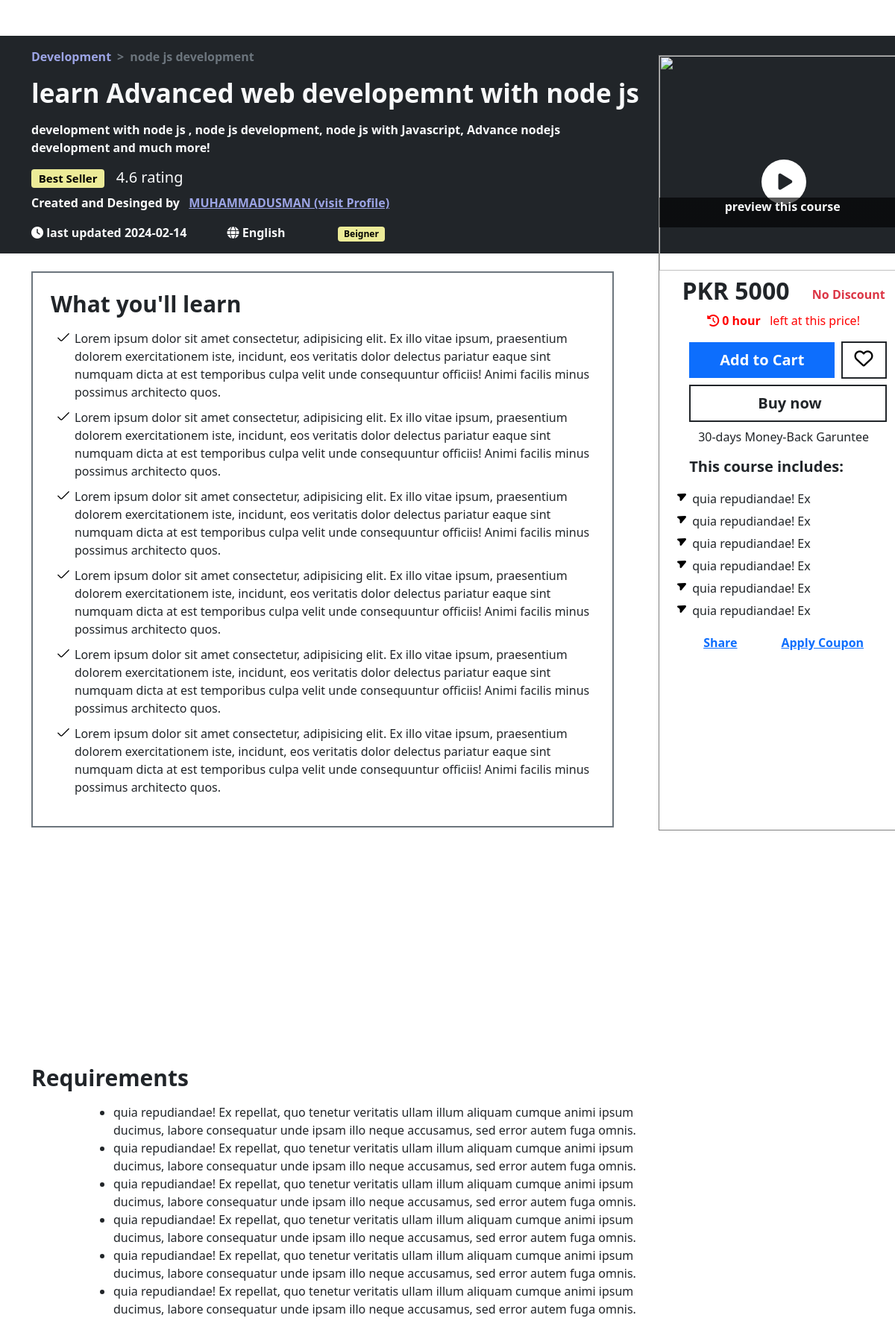
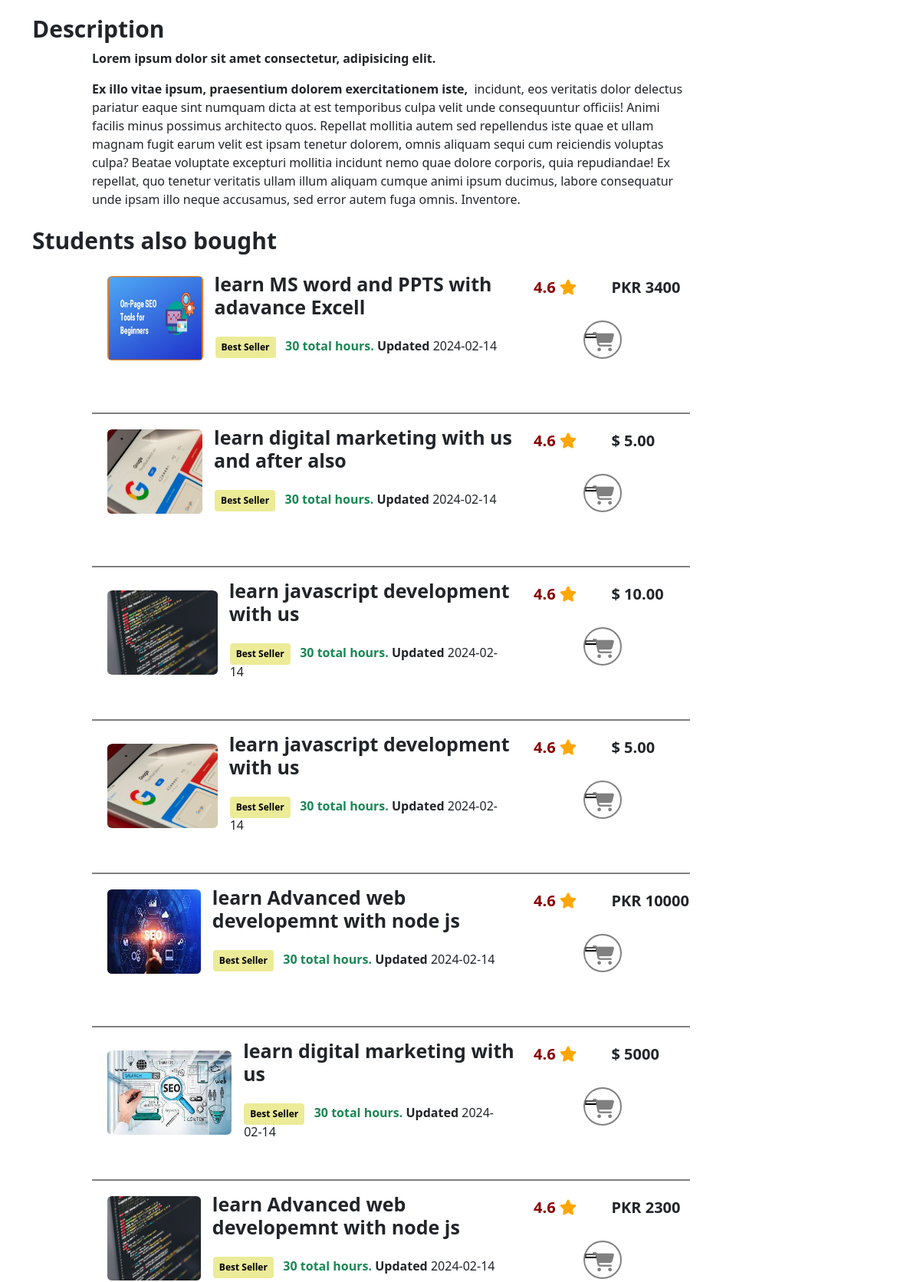
/student/section/index.php?course_id=10 (upper part), run on the app's committed database (2 pictures, top to bottom).
### tables this page shows
CREATE TABLE `cources_categories` (
  `category_id` int(11) NOT NULL,
  `category_name` varchar(50) NOT NULL
);

CREATE TABLE `cource` (
  `courses_id` int(11) NOT NULL,
  `course_title` varchar(255) NOT NULL,
  `course_subtitle` varchar(225) NOT NULL,
  `select_language` varchar(100) NOT NULL,
  `selecting_level` varchar(100) NOT NULL,
  `select_category` int(11) NOT NULL,
  `primary_taught` varchar(225) NOT NULL,
  `course_img` varchar(225) NOT NULL,
  `course_video` varchar(225) NOT NULL,
  `instructor_name` varchar(50) NOT NULL,
  `course_description` longtext NOT NULL,
  `instructor_id` int(11) NOT NULL,
  `course_type` varchar(50) NOT NULL
);

CREATE TABLE `course_requirments` (
  `requirments_id` int(11) NOT NULL,
  `course_requirments` longtext NOT NULL,
  `short_description` longtext NOT NULL,
  `course_outcome` longtext NOT NULL,
  `course_includes` longtext NOT NULL,
  `course_specifications` longtext NOT NULL,
  `courses_id` int(11) NOT NULL,
  `last_updated` date DEFAULT curdate()
);

CREATE TABLE `course_prices` (
  `prices_id` int(225) NOT NULL,
  `courses_id` int(11) NOT NULL,
  `requirments_id` int(11) NOT NULL,
  `section_id` int(11) NOT NULL,
  `course_price` varchar(100) NOT NULL,
  `currency` varchar(20) NOT NULL
);

### back.php (called while the page is built, shortened)
<?php
class backend{
    private $server = "localhost";
    private $username = "root";
    private $psw = "";
    private $database = "project";
    private $mysql;
    private $conn = false;
    public function __construct(){
        if(!$this->conn){
            $this->mysql = new mysqli($this->server, $this->username,$this->psw,$this->database);
            $this->conn = true;
        }
        else{
           return true;
        }
    }
      function fetching($table, $rows="*", $join = null, $where = null){
        $select = "SELECT $rows FROM $table";
        if(!is_null($where)){
            $select .= " WHERE $where";
        }
        $RunSelect = $this->mysql->query($select);
        if($RunSelect){
            $FetchData = $RunSelect->fetch_all(MYSQLI_ASSOC);
            if($FetchData){
                if($FetchData !== null){
                    return $FetchData;
                }
            }
        }else{
            echo "Error Occur in Query".$this->mysql->error;
            return array();
        }
      }
    }
?>

### student/section/index.php (the view, shortened to what this page needs)
<?php  include("../../back.php");  ?>
<!doctype html>
<html lang="en">
<head>
    <link href="https://cdn.jsdelivr.net/npm/bootstrap@5.0.2/dist/css/bootstrap.min.css" rel="stylesheet"
>
    <link rel="stylesheet" href="https://cdnjs.cloudflare.com/ajax/libs/font-awesome/6.5.1/css/all.min.css"
 />
    <link rel="stylesheet" href="../../assets/css/course-page.css">
</head>
<body>
<?php
$mian_id = $_GET['course_id'];
$cources = new backend();
$getdata = $cources->fetching('cource','*',null,"courses_id='$mian_id'");
foreach($getdata as $courseData){
    $courses_id = $courseData['courses_id'];
?>
    <div class="container-fluid bg-dark mt-5 content-height">
        <div class="container fw-bold">
            <nav aria-label="breadcrumb" style="--bs-breadcrumb-divider: '>';">
                <ol class="breadcrumb pt-3">
                   <li class="breadcrumb-item"><a href="#" class="text-decoration-none breadcrumb-color">
                    <?php
                    $category_id = $courseData['select_category'];
                    $getdata = $cources->fetching('cources_categories','*',null,"category_id='$category_id'");
                    foreach($getdata as $mainCategory){
                        $category = $mainCategory['category_name'];
                        echo $category; } ?>
                   </a></li>
                    <li class="breadcrumb-item active" aria-current="page"
                        class="text-decoration-none breadcrumb-color"><?= $courseData['primary_taught'] ?></li>
                </ol>
            </nav>
            <h1 class="content-heading fw-bold text-light">
                <?= $courseData['course_title'] ?>
            </h1>
            <p class="content-para text-light pt-2">
                <?= $courseData['course_subtitle'] ?>
            </p>
            <div class="mt-3">
                <h5 class="text-light"><span class="badge badge-color">Best Seller</span> &nbsp; 4.6 rating </h5>
                <p class="content-description">
                    Created and Desinged by &nbsp; <a href="" style="color: rgb(156, 164, 229);">
                        <?= $courseData['instructor_name'] ?> (visit Profile)
                    </a>
                </p>
            </div>
            <div class="text-light">
                <p class="pb-3">
                    <i class="fa-solid fa-clock" style="color: #ffffff;"></i>
                    last updated
                     <?php
                  $getTime = $cources->fetching('course_requirments','*',null,"courses_id = '$mian_id'");
                  foreach($getTime as $timeData){
                    echo $timeData['last_updated'];
                  }
                ?>
                    <i class="fa-solid fa-globe" style="color: #ffffff;"></i>
                    <?= $courseData['select_language'] ?>
                    <span class="badge badge-color  badge-color-special">
                    <?= $courseData['selecting_level'] ?>
                    </span>
                </p>
            </div>
        </div>
    </div>
    <div class="container mt-4 mb-0 description-section ">
        <div class="border border-2 p-4 border-secondary description-section-left">
            <h1 class="mb-3 fw-bold">What you'll learn</h1>
            <div class="d-flex justify-content-center inner-description">
                <div class="inner-description-first">
                    <ol class="list_style">
                            <?php
                                  $getLearners = $cources->fetching('course_requirments','*',null,"courses_id='$mian_id'");
                                  foreach($getLearners as $LearnersData){
                                    echo $LearnersData['course_outcome'];
                                  }
                            ?>
                    </ol>
                </div>
            </div>
        </div>
        <div class="position-relative description-section-right d-sm-none d-md-block d-none">
            <div class="background-color fw-bold text-light text-center">preview this course</div>
            <div class="play-button" data-bs-toggle="modal" data-bs-target="#exampleModal">
                <i class="fas fa-play button-icon"></i>
            </div>
            <div class="bg-color-course position-relative">
            <?php
                $course_price = $cources->fetching('course_prices','*',null,"courses_id =  $courses_id");
                foreach($course_price as $main_price){
                  $price = $main_price['course_price'];
                  $currency = $main_price['currency'];
                  $overPrice = $currency . '&nbsp;' . $price;
                  $ToShow = $currency . '&nbsp;';
                  $ToShowMessage = '<p style="font-size:13px; color:green;">Discounted <span class="text-danger text-decoration-underline">Original('.$overPrice.')</span></p>';
                }
                ?>
<?php
$courses_id = $_GET['course_id'];
$checkDiscount = $cources->fetching("coupons","*",null,"courses_id = $courses_id");
if(!empty($checkDiscount)){
    foreach($checkDiscount as $AvailableDiscount){
        $discountPercent = $AvailableDiscount['coupon_percent'];
        $coupon_expiry_string = $AvailableDiscount['coupon_expiry'];
        $courses_id = $AvailableDiscount['courses_id'];
    $CoursePrice = $cources->fetching("course_prices","*",null,"courses_id = $courses_id");
    if(!empty($CoursePrice)){
        foreach($CoursePrice as $CourseDiscountedPrice){
            $Course_price = $CourseDiscountedPrice['course_price'];
        }
    }else{
        echo "Price not found";
    }
}
    $discount_percentage = $discountPercent / 100;
    $discount_amount = $discount_percentage * $Course_price;
    $final_price = $Course_price - $discount_amount;
    $localTimeZone = new DateTimeZone('Asia/Karachi');
    $currentDate = new DateTime('now', $localTimeZone);
    $coupon_expiry = new DateTime($coupon_expiry_string, $localTimeZone);
    $interval = $currentDate->diff($coupon_expiry);
    $totalHours = ($interval->days * 24) + $interval->h + ($interval->i / 60);
    if ($interval->invert) {
        $totalHours = 0;
    }
    $totalHoursFormatted = number_format($totalHours, 2);
?>
 <!-- <h2 class="fw-bold fs-2">
     $ToShow. $final_price;
</h2> -->
<span><?php
if($totalHoursFormatted == 0){
?>
<div class="text-dark mobile-responsiveness-price pt-2 d-flex justify-content-evenly align-items-center">
<h2 class='fw-bold fs-2'>
    <?= $overPrice ?>
</h2>
<span class='text-danger d-block fw-bold'>No Discount</span>
</div>
<?php
}else{
?>
<div class="text-dark mobile-responsiveness-price pt-2 d-flex justify-content-evenly align-items-center">
<h2 class="fw-bold">
   <?= $ToShow. $final_price .$ToShowMessage?>
</h2>
    <span><?=$discountPercent."% off"?></span>
</div>
    <?php
}
?></span>
<?php
}else{
?>
<div class="text-dark mobile-responsiveness-price pt-2 d-flex justify-content-evenly align-items-center">
                    <h2 class='fw-bold fs-2'>
                        <?= $overPrice ?>
                    </h2>
<span class='text-danger fw-bold'>No Discount</span>
</div>
<?php
}
?>
                <?php
                if(!empty($coupon_expiry)){
?>
 <p class="course_small_desc">
                    <span class="course_small_desc fw-bold"> <i class="fa-solid fa-clock-rotate-left me-1"
                            style="color: #ff0000;"></i><?=$totalHoursFormatted?> hour</span> &nbsp; left at this price!
 </p>
<?php
                }else{
?>
 <p class="course_small_desc">
                    <span class="course_small_desc fw-bold"> <i class="fa-solid fa-clock-rotate-left me-1"
                            style="color: #ff0000;"></i>0 hour</span> &nbsp; left at this price!
 </p>
<?php
                }
                ?>
                <div class="cart-section position-relative">
                <form action="cart_data.php" style="display:inline-block;" method='post' enctype='multipart/form-data'>
                    <input type="submit" name="cartCourse" class="btn btn-primary cart_btn btn-lg me-1" value="Add to Cart">
                </form>
                    <a href="" class="btn border border-2 favourite_btn border-dark btn-lg">
                        <i class="fa-regular fa-heart" style="color: #000000;font-size:25px;"></i>
                    </a>
                </div>
<?php
if(isset($_SESSION['id'])){
    $reg_id = $_SESSION['id'];
?>
    <a href="purchase.php?cources_id=<?= $courseData['courses_id'] ?>&Log_id=<?= $reg_id ?>" class="btn border border-2 border-dark mt-2 buy_btn btn-lg position-relaive">Buy now</a>
<?php
}else{
?>
    <a href="purchase.php?cources_id=<?= $courseData['courses_id'] ?>&Log_id=0" class="btn border border-2 border-dark mt-2 buy_btn btn-lg position-relaive">Buy now</a>
<?php
}
?>
                <p class="text-center mt-2">30-days Money-Back Garuntee</p>
                <div class="course_includes">
                    <h5 class="fw-bold mb-3">This course includes:</h5>
                    <div>
                    <?php
                    $getIncludes = $cources->fetching('course_requirments','*',null,"courses_id='$mian_id'");
                    if(!empty($getIncludes)){
                        foreach($getIncludes as $includesData){
                            $IncData = $includesData['course_includes'];
                    ?>
                        <ol class="includes-desc ps-1">
                        <?=  $IncData ?>
                        </ol>
                    <?php
                        }
                    }else{
                        echo null;
                    } ?>
                </div>
                </div>
                <div class="d-flex justify-content-evenly fw-bold">
                    <a href="">Share</a>
                    <a href="">Apply Coupon</a>
                </div>
            </div>
        </div>
    </div>
    <?php
        $getRequirements = $cources->fetching('course_requirments','*',null,"courses_id='$mian_id'");
        if(!empty($getRequirements)){
    ?>
<?php
            foreach($getRequirements as $RequirementsData){
                $reqs = $RequirementsData['course_requirments'];
                if(!empty($reqs)){
                    ?>
<h1 class="container fw-bold mt-4" style=" font-size: 30px;">Requirements</h1>
<div class="Requirements_section mt-3">
<ul>
    <?php
                        echo $reqs;
    ?>
</ul>
</div>
    <?php
                    }else{
                        echo null;
                    }
            }
        }else{
                echo null;
        }
    ?>
<?php
      $cour_desp = $courseData['course_description'];
      if(!empty($cour_desp)){
?>
    <h1 class="container fw-bold mt-4" style="font-size: 30px;">Description</h1>
    <div class="Requirements_section">
    <p>
    <?= $cour_desp ?>
<?php
    }else{
         echo null;
    }?>
 <h1 class="container fw-bold mt-4" style=" font-size: 30px;">Students also bought</h1>
<?php
$courcesExtra = new backend();
$getCources = $courcesExtra->fetching('cource','*',null,"courses_id !='$mian_id'");
foreach($getCources as $extraCourseData){
    $courses_id = $extraCourseData['courses_id'];
?>
<div class="cources_section">
    <div class="cources_section_left">
        <div class="section_right">
            <img src="../../instructor/new/<?= $extraCourseData['course_img'] ?>" alt="">
           </div>
        <div class="section_left">
            <h6 class="fw-bold text-dark section_left_head" style="width: 100%;">
                <?= $extraCourseData['course_title'] ?>
            </h6>
            <h6 class="ms-3 mt-4 section_left_responsiveness_heading"><span class="badge p-2 badge-color">Best Seller</span> &nbsp;
                <span class="text-success fw-bold">30 total hours.</span><span class="fw-bold">&nbsp;Updated</span>
                <?php
                  foreach($getTime as $timeData){
                  echo $timeData['last_updated'];  }  ?>
            </h6>
        </div>
    </div>
    <?php
     $course_price = $cources->fetching('course_prices','*',null,"courses_id  = $courses_id");
     foreach($course_price as $main_price){
         $price = $main_price['course_price'];
         $currency = $main_price['currency'];
         $therPrices = $currency . '&nbsp;' . $price; } ?>
    <div class="cources_section_right position-relative">
    <span class="section_right_span1"
            style="color:darkred;  margin-left: 30px;padding-top: 20px; font-size: 20px;  display: block; font-weight: bold;">4.6
            <i class="fa-solid fa-star" style="color: #ffa600;padding-right: 40px;"></i>
             <span class="text-dark section_right_span2">
                <?php
                if($price === 'Free'){
                  ?>
                  <span class="badge text-light bg-danger">free</span>
                  <?php
                }else{
                  echo $therPrices;
                }
                 ?>
            </span>
        </span>
        <div class="section_right_icon">
        <?php
          if($price === 'Free'){
            ?>
            <form action="enrolled_students.php" style="display:inline-block;" method='post' enctype='multipart/form-data'>
            <input type="hidden" name="courses_id" value="<?= $courseData['courses_id'] ?>">
            <button type="submit" class="btn-last" name="enroll_submit"><i class="fas fa-graduation-cap" style="color: grey;"></i></button>
            </form>
            <?php
          }else{
            ?>
            <form action="cart_data.php" style="display:inline-block;" method='post' enctype='multipart/form-data'>
            <button type="submit" class="btn-last" name="cartCourse"><i class="fa-solid fa-cart-shopping" style="color: grey;"></i></button>
            </form>
            <?php
          }
        ?>
        </div>
    </div>
    </div>
<?php } ?>
          <?php
         $cources = new backend();
?>
</body>
</html>
<?php
}
?>

### data on the page
cource: primary_taught "node js development", course_title "learn Advanced web developemnt with node js", course_subtitle "development with node js , node js development, node js with Javascript, Advance nodejs development and much more!", instructor_name "MUHAMMADUSMAN", select_language "English", selecting_level "Beigner", course_prices.currency+course_price "PKR 5000", course_description "Lorem ipsum dolor sit amet consectetur, adipisicing elit. Ex illo vitae ipsum, praesentium dolorem exercitationem iste, incidunt, eos veritatis dolor delectus pariatur eaque sint numquam dicta at est temporibus culpa velit unde consequuntur officiis! Animi facilis minus possimus architecto quos. Repellat mollitia autem sed repellendus iste quae et ullam magnam fugit earum velit est ipsam tenetur dolorem, omnis aliquam sequi cum reiciendis voluptas culpa? Beatae voluptate excepturi mollitia incidunt nemo quae dolore corporis, quia repudiandae! Ex repellat, quo tenetur veritatis ullam illum aliquam cumque animi ipsum ducimus, labore consequatur unde ipsam illo neque accusamus, sed error autem…"
cources_categories: category_name "Development"
course_requirments: last_updated "2024-02-14", course_outcome "Lorem ipsum dolor sit amet consectetur, adipisicing elit. Ex illo vitae ipsum, praesentium dolorem exercitationem iste, incidunt, eos veritatis dolor delectus pariatur eaque sint numquam dicta at est temporibus culpa velit unde consequuntur officiis! Animi facilis minus possimus architecto quos. Lorem ipsum dolor sit amet consectetur, adipisicing elit. Ex illo vitae ipsum, praesentium dolorem exercitationem iste, incidunt, eos veritatis dolor delectus pariatur eaque sint numquam dicta at est temporibus culpa velit unde consequuntur officiis! Animi facilis minus possimus architecto quos. Lorem ipsum dolor sit amet consectetur, adipisicing elit. Ex illo vitae ipsum, praesentium dolorem…", course_includes "quia repudiandae! Ex quia repudiandae! Ex quia repudiandae! Ex quia repudiandae! Ex quia repudiandae! Ex quia repudiandae! Ex", course_requirments "quia repudiandae! Ex repellat, quo tenetur veritatis ullam illum aliquam cumque animi ipsum ducimus, labore consequatur unde ipsam illo neque accusamus, sed error autem fuga omnis. quia repudiandae! Ex repellat, quo tenetur veritatis ullam illum aliquam cumque animi ipsum ducimus, labore consequatur unde ipsam illo neque accusamus, sed error autem fuga omnis. quia repudiandae! Ex repellat, quo tenetur veritatis ullam illum aliquam cumque animi ipsum ducimus, labore consequatur unde ipsam illo neque accusamus, sed error autem fuga omnis. quia repudiandae! Ex repellat, quo tenetur veritatis ullam illum aliquam cumque animi ipsum ducimus, labore consequatur unde ipsam illo neque accusamus, sed…"
cource: course_img (picture), course_title "learn MS word and PPTS with adavance Excell", course_prices.currency+course_price "PKR 3400"
cource: course_img (picture), course_title "learn digital marketing with us and after also", course_prices.currency+course_price "$ 5.00"
cource: course_img (picture), course_title "learn javascript development with us", course_prices.currency+course_price "$ 10.00"
cource: course_img (picture), course_title "learn javascript development with us", course_prices.currency+course_price "$ 5.00"
cource: course_img (picture), course_title "learn Advanced web developemnt with node js", course_prices.currency+course_price "PKR 10000"
cource: course_img (picture), course_title "learn digital marketing with us", course_prices.currency+course_price "$ 5000"
cource: course_img (picture), course_title "learn Advanced web developemnt with node js", course_prices.currency+course_price "PKR 2300"
